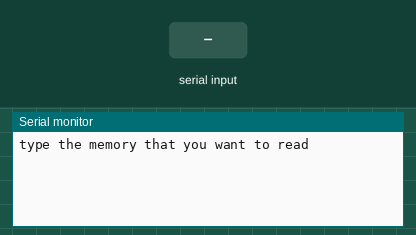
This sketch was run on a simulated Arduino Uno, built with avr-gcc and run on an emulated ATmega328P. Shown: the last lines printed to the serial monitor. Wiring (inferred from the names in the program): 24Cxx EEPROM at I2C address 0x50. The test bench sets the inputs (shaded band). EEPROM starts erased.

Above: at 1.2 s.
1.3 s: "90,45\n" received over Serial
At 2.1 s:
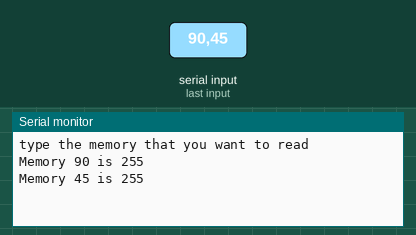
2.8 s: "30,150\n" received over Serial
At 5.2 s:
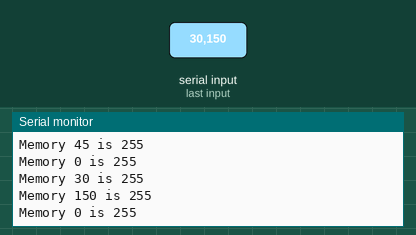
Timing chart, 0 to 6.7 s (numbered marks = the images above; inputs shaded):
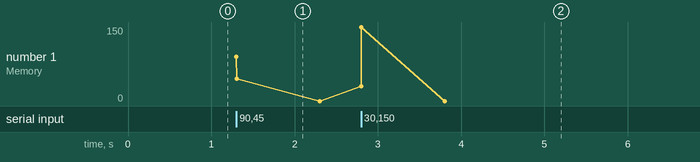

Measured:
- after the input at 1.3 s, the serial monitor: prints a new line at once (image 1)
- after the input at 2.8 s, the serial monitor: prints a new line at once (image 2)

The sketch:

get_values.ino
```cpp
#include <Wire.h>

int incomingByte = 0;   // for incoming serial data

//EEPROM
#define EEADDR    0x50      /*Address of 24LC256 eeprom chip*/
#define EEMAXADD  32768     /* max addres in bytes          */
const int dataStartAdd  = 20;
const int eventStartAdd = 4;
const int currAddPtr    = 0;
const int currEventPtr  = 1;
unsigned int currEvent;
unsigned int currAdd;


void setup() {
  Serial.begin(57600);     // opens serial port, sets data rate to 9600 bps
  Serial.println("type the memory that you want to read \n");
}
/*------------------------------------------------*/


void loop() {

  if (Serial.available() > 0) {

    incomingByte = Serial.parseInt();

    if(incomingByte<0){incomingByte = 0;}
    if(incomingByte>EEMAXADD){incomingByte = EEMAXADD;}

	  Serial.print("Memory ");
	  Serial.print(incomingByte, DEC);
	  Serial.print(" is ");
    Serial.println(readEEPROM(incomingByte));
  }
}
/*------------------------------------------------*/


/**
  *
  *
  */
void writeEEPROM(unsigned int eeaddress, byte data){
  Wire.beginTransmission(EEADDR);
  Wire.write((int)(eeaddress >> 8));   // MSB
  Wire.write((int)(eeaddress & 0xFF)); // LSB
  Wire.write(data);
  Wire.endTransmission();

  delay(5);
}
/*------------------------------------------------*/


/**
  *
  *
  */
byte readEEPROM(unsigned int eeaddress ){
  byte rdata = 0xFF;

  Wire.beginTransmission(EEADDR);
  Wire.write((int)(eeaddress >> 8));   // MSB
  Wire.write((int)(eeaddress & 0xFF)); // LSB
  Wire.endTransmission();

  Wire.requestFrom(EEADDR,1);

  if (Wire.available()) rdata = Wire.read();

  return rdata;
}
/*------------------------------------------------*/

/*EOF*/
```
